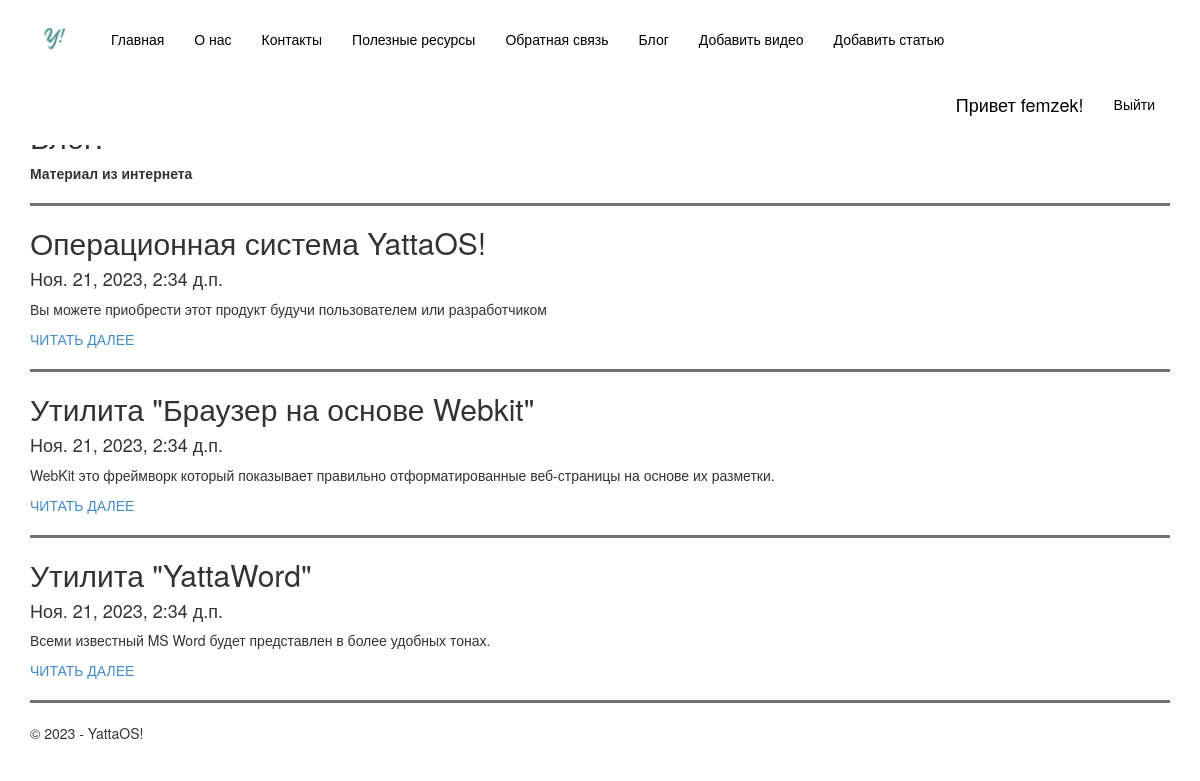
Screenshot of /blog/ (signed in) with the database file from the repository.
### app/models.py (models this page shows, shortened)
class Blog(models.Model):
    title = models.CharField(max_length = 100, unique_for_date = "posted", verbose_name = "Заголовок")
    description = models.TextField(verbose_name = "Краткое содержание")
    content = models.TextField(verbose_name = "Полное содержание")
    posted = models.DateTimeField(default = datetime.now(), db_index = True, verbose_name = "Опубликована")
    author = models.ForeignKey(User, null=True, blank=True, on_delete = models.SET_NULL, verbose_name = "Автор")
    image = models.FileField(default = 'temp.jpg', verbose_name= "Путь к картинке")
    class Meta:
        db_table = "Posts"
        ordering = ["-posted"]
        verbose_name = "статья блога"
        verbose_name_plural = "статьи блога"

### app/views.py (the view)
# urls.py: path('blog/', views.blog, name='blog'),
def blog(request):
    posts = Blog.objects.all()
    assert isinstance(request, HttpRequest)
    return render (
        request,
        'app/blog.html',
        {
            'title':'Блог',
            'posts': posts,
            'year':datetime.now().year,
        }
    )

### app/templates/app/blog.html
﻿{% extends "app/layout.html" %}
{% block content %}
<h2>{{ title }}.</h2>
<b>Материал из интернета</b>
<br />
{% for post in posts %}
<hr />
<div class="">
    <h2> {{ post.title }} </h2>
    <h4> {{ post.posted }} </h4>
    <p> {{ post.description }} </p>
    <p><a href="{% url 'blogpost' parametr=post.id %}">ЧИТАТЬ ДАЛЕЕ</a></p>
</div>
{% endfor %}
{% endblock %}

### app/templates/app/loginpartial.html (shortened to what this page needs)
﻿{% if user.is_authenticated %}
<form id="logoutForm" action="/logout/" method="post" class="navbar-right">
    <ul class="nav navbar-nav navbar-right">
        <li><span class="navbar-brand">Привет {{ user.username }}!</span></li>
        <li><a href="javascript:document.getElementById('logoutForm').submit()">Выйти</a></li>
    </ul>
</form>
{% else %}
<ul class="nav navbar-nav navbar-right">
    <li><a href="{% url 'login' %}">Войти</a></li>
</ul>
{% endif %}

### app/static/app/content/site.css (style rules this page uses)
body { padding-top: 80px; padding-bottom: 20px; }

### rows the page displays
Blog: title "Операционная система YattaOS!", posted "Ноя. 21, 2023, 2:34 д.п.", description "Вы можете приобрести этот продукт будучи пользователем или разработчиком"
Blog: title "Утилита \"Браузер на основе Webkit\"", posted "Ноя. 21, 2023, 2:34 д.п.", description "WebKit это фреймворк который показывает правильно отформатированные веб-страницы на основе их разметки."
Blog: title "Утилита \"YattaWord\"", posted "Ноя. 21, 2023, 2:34 д.п.", description "Всеми известный MS Word будет представлен в более удобных тонах."

### other values shown
{{ user.username }} "femzek"
